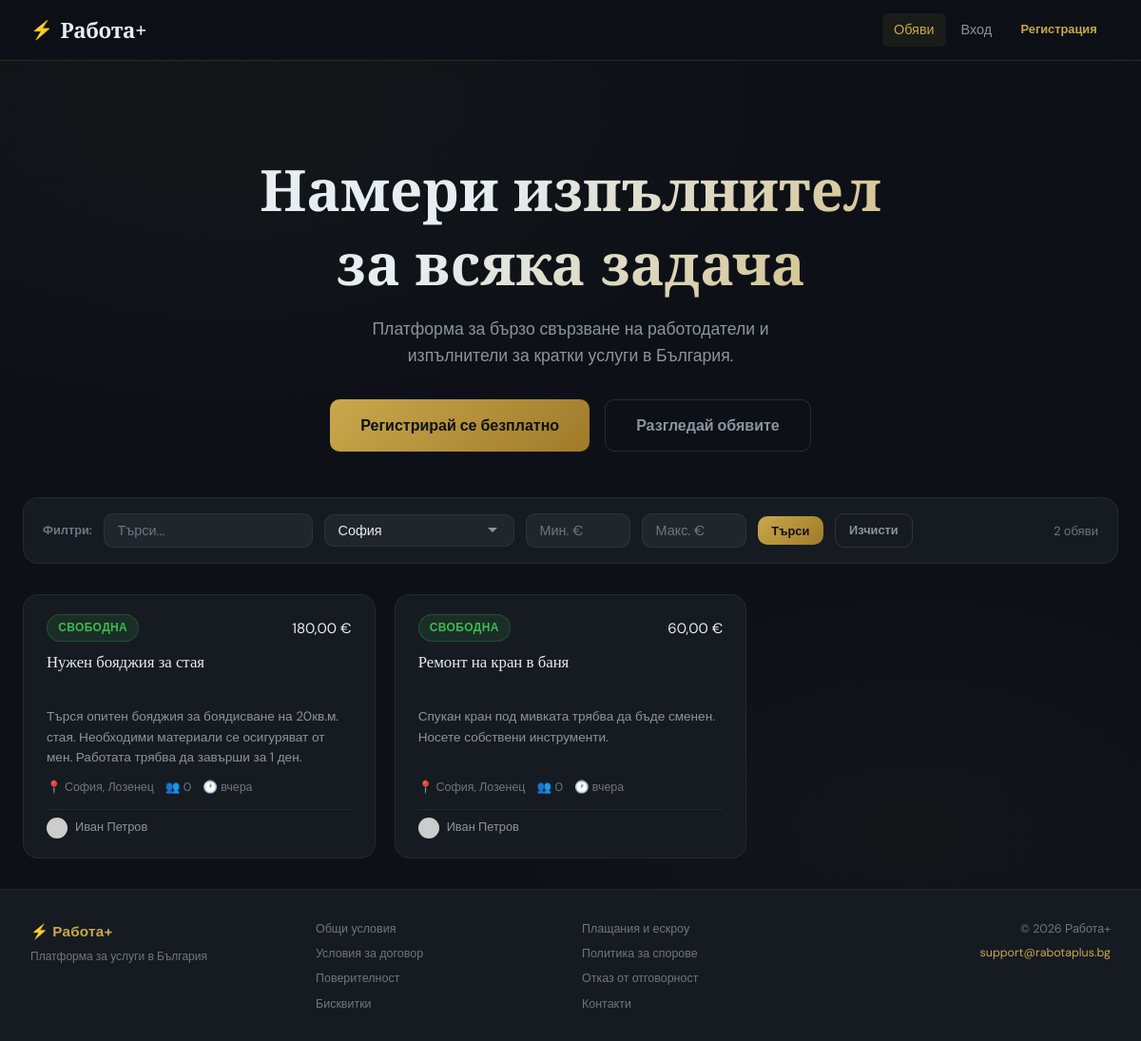
/index.php?city=София, run on the app's committed database.
### tables this page shows
CREATE TABLE listings (
    id INT AUTO_INCREMENT PRIMARY KEY,
    employer_id INT NOT NULL,
    title VARCHAR(200) NOT NULL,
    description TEXT NOT NULL,
    budget DECIMAL(10,2) NOT NULL,
    city VARCHAR(100) DEFAULT NULL,
    neighborhood VARCHAR(100) DEFAULT NULL,
    status ENUM('open','closed','cancelled') DEFAULT 'open',
    selected_applicant_id INT DEFAULT NULL,
    created_at DATETIME DEFAULT CURRENT_TIMESTAMP,
    invoice_number VARCHAR(50) DEFAULT NULL,
    FOREIGN KEY (employer_id) REFERENCES users(id) ON DELETE CASCADE,
    FOREIGN KEY (selected_applicant_id) REFERENCES users(id) ON DELETE SET NULL
);

CREATE TABLE users (
    id INT AUTO_INCREMENT PRIMARY KEY,
    name VARCHAR(100) NOT NULL,
    email VARCHAR(150) UNIQUE NOT NULL,
    password VARCHAR(255) NOT NULL,
    avatar VARCHAR(255) DEFAULT NULL,
    bio TEXT DEFAULT NULL,
    city VARCHAR(100) DEFAULT NULL,
    neighborhood VARCHAR(100) DEFAULT NULL,
    balance DECIMAL(10,2) DEFAULT 0.00,
    role ENUM('user','admin') DEFAULT 'user',
    created_at DATETIME DEFAULT CURRENT_TIMESTAMP
);

### includes/functions.php (called while the page is built, shortened)
<?php
require_once __DIR__ . '/../config/db.php';
function auth(): ?array {
    if (!isset($_SESSION['user_id'])) return null;
    static $user = null;
    return $user;
}
function url(string $path = ''): string {
    return BASE_URL . '/' . ltrim($path, '/');
}
function h(mixed $s): string {
    return htmlspecialchars((string)($s ?? ''), ENT_QUOTES, 'UTF-8');
}
function bgCities(): array {
    return ['София','Пловдив','Варна','Бургас','Русе','Стара Загора','Плевен','Сливен','Добрич','Шумен',
            'Перник','Хасково','Ямбол','Пазарджик','Благоевград','Велико Търново','Враца','Габрово',
            'Видин','Монтана','Кърджали','Кюстендил','Ловеч','Търговище','Силистра'];
}
function timeAgo(string $datetime): string {
    $ts   = strtotime($datetime);
    $diff = time() - $ts;
    if ($diff < 172800) return 'вчера';
    return date('d.m.Y', $ts);
}
function formatMoney(float $amount): string {
    return number_format($amount, 2, ',', ' ') . ' €';
}
function avatarUrl(?string $avatar, string $name): string {
    return 'https://ui-avatars.com/api/?name=' . urlencode($name)
         . '&background=C9A84C&color=1a1a2e&bold=true&size=128&font-size=0.5';
}

### config/db.php (called while the page is built, shortened)
<?php
function db(): PDO {
    static $pdo = null;
    if ($pdo === null) {
        try {
            $pdo = new PDO(
                'mysql:host=' . DB_HOST . ';dbname=' . DB_NAME . ';charset=utf8mb4',
                DB_USER,
                DB_PASS,
                [
                    PDO::ATTR_ERRMODE => PDO::ERRMODE_EXCEPTION,
                    PDO::ATTR_DEFAULT_FETCH_MODE => PDO::FETCH_ASSOC,
                    PDO::ATTR_EMULATE_PREPARES => false,
                ]
            );
            $tz = date('P');
            $pdo->exec("SET time_zone = '$tz'");
            $pdo->exec("SET NAMES utf8mb4");
        } catch (PDOException $e) {
            die('<div style="padding:20px;font-family:sans-serif;color:red;">Грешка при свързване с базата данни: ' . htmlspecialchars($e->getMessage()) . '</div>');
        }
    }
    return $pdo;
}

### index.php (the view, shortened to what this page needs)
<?php
require_once __DIR__ . '/includes/functions.php';
$city   = $_GET['city']   ?? '';
$search = $_GET['s']      ?? '';
$minB   = $_GET['min']    ?? '';
$maxB   = $_GET['max']    ?? '';
$params = [];
$where  = ["l.status = 'open'"];
if ($city)   { $where[] = 'l.city = ?'; $params[] = $city; }
$sql = 'SELECT l.*, u.name AS employer_name, u.avatar AS employer_avatar,
    (SELECT COUNT(*) FROM applications a WHERE a.listing_id = l.id) AS app_count
    FROM listings l JOIN users u ON l.employer_id = u.id
    WHERE ' . implode(' AND ', $where) . ' ORDER BY l.created_at DESC';
$st = db()->prepare($sql);
$st->execute($params);
$listings = $st->fetchAll();
require_once __DIR__ . '/includes/header.php';
?>
<div class="fade-in">
<?php if (!$user): ?>
<div class="hero">
    <h1>Намери изпълнител<br>за всяка задача</h1>
    <p>Платформа за бързо свързване на работодатели и изпълнители за кратки услуги в България.</p>
    <div style="display:flex;gap:1rem;justify-content:center;flex-wrap:wrap;">
        <a href="<?= url('auth/register.php') ?>" class="btn btn-primary btn-lg">Регистрирай се безплатно</a>
        <a href="#listings" class="btn btn-outline btn-lg">Разгледай обявите</a>
    </div>
</div>
<?php endif; ?>
<form method="get" id="listings">
<div class="filters-bar">
    <span class="filter-label">Филтри:</span>
    <input type="text" name="s" class="form-control" placeholder="Търси..." value="<?= h($search) ?>" style="max-width:220px;">
    <select name="city" class="form-control">
        <?php foreach (bgCities() as $c): ?>
            <option value="<?= h($c) ?>" <?= $city===$c?'selected':'' ?>><?= h($c) ?></option>
        <?php endforeach; ?>
    </select>
    <input type="number" name="min" class="form-control" placeholder="Мин. €" value="<?= h($minB) ?>" min="0" style="max-width:110px;">
    <input type="number" name="max" class="form-control" placeholder="Макс. €" value="<?= h($maxB) ?>" min="0" style="max-width:110px;">
    <button type="submit" class="btn btn-primary btn-sm">Търси</button>
    <?php if ($city || $search || $minB || $maxB): ?>
        <a href="<?= url('index.php') ?>" class="btn btn-outline btn-sm">Изчисти</a>
    <?php endif; ?>
    <span style="margin-left:auto;font-size:0.82rem;color:var(--text-dim);"><?= count($listings) ?> обяви</span>
</div>
</form>
<?php if (empty($listings)): ?>
    <div class="empty-state">
        <span class="empty-state-icon">🔍</span>
        <h3>Няма намерени обяви</h3>
    </div>
<?php else: ?>
<div class="listings-grid">
    <?php foreach ($listings as $l): ?>
    <a href="<?= url('listings/view.php?id='.$l['id']) ?>" class="listing-card">
        <div class="lc-top">
            <span class="pill pill-open">Свободна</span>
            <span class="listing-budget"><?= formatMoney($l['budget']) ?></span>
        </div>
        <div class="lc-title"><?= h($l['title']) ?></div>
        <div class="lc-desc"><?= h($l['description']) ?></div>
        <div class="lc-meta">
            <?php if ($l['city']): ?>
                <span>📍 <?= h($l['city']) ?><?= $l['neighborhood'] ? ', '.h($l['neighborhood']) : '' ?></span>
            <?php endif; ?>
            <span>👥 <?= $l['app_count'] ?></span>
            <span>🕐 <span class="time-ago-live" data-created="<?= h($l['created_at']) ?>"><?= timeAgo($l['created_at']) ?></span></span>
        </div>
        <div class="lc-employer">
            <img src="<?= avatarUrl($l['employer_avatar'], $l['employer_name']) ?>" alt="">
            <span><?= h($l['employer_name']) ?></span>
        </div>
    </a>
    <?php endforeach; ?>
</div>
<?php endif; ?>
</div>
<?php require_once __DIR__ . '/includes/footer.php'; ?>

### data on the page
listings: budget "180,00 €", title "Нужен бояджия за стая", description "Търся опитен бояджия за боядисване на 20кв.м. стая. Необходими материали се осигуряват от мен. Работата трябва да завърши за 1 ден.", city "София", neighborhood "Лозенец", app_count "0", created_at "вчера", employer.name "Иван Петров"
listings: budget "60,00 €", title "Ремонт на кран в баня", description "Спукан кран под мивката трябва да бъде сменен. Носете собствени инструменти.", city "София", neighborhood "Лозенец", app_count "0", created_at "вчера", employer.name "Иван Петров"

### other printed values
SITE_NAME "Работа+"
count($listings) "2"
form field city "София"
